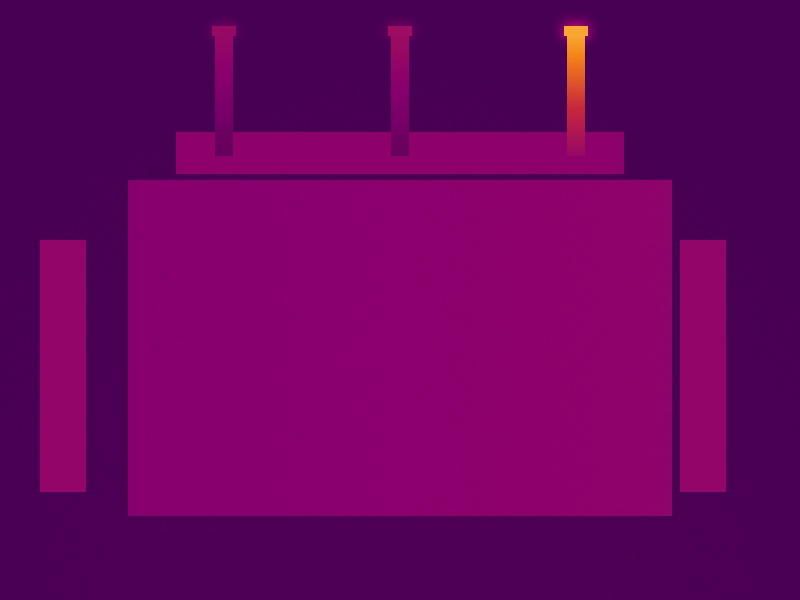
#> input picture PowerAI-Safety/data/samples/critical/critical_thermal_ironbow.jpg, 800 x 600 px
$ python -i image_processor.py   (imports and definitions only)
#> lines starting #> are read from the running program, lines starting #| are printed output that depends on the picture
"""图像预处理与标注工具。

本模块解决三类在 Windows + 中文环境下必须处理的问题：

1. **中文路径**：``cv2.imread`` 在 Windows 上使用 ANSI 代码页解析路径，
   遇到中文文件名会静默返回 None。本模块统一改用 ``np.fromfile`` +
   ``cv2.imdecode`` 读取，``cv2.imencode`` + ``tofile`` 写出。

2. **中文标注**：``cv2.putText`` 依赖 Hershey 矢量字体，无法渲染中文，
   会输出 ``????``。本模块使用 PIL + 系统中文字体绘制文字，
   找不到字体时降级为英文标签并给出提示。

3. **红外图像识别**：区分伪彩色热像图与普通可见光图，
   决定走哪条温度解析路径。
"""

from __future__ import annotations

import logging
from pathlib import Path
from typing import Iterable, List, Optional, Sequence, Tuple, Union

import cv2
import numpy as np

from backend.core.schemas import BBox, Detection

logger = logging.getLogger(__name__)

PathLike = Union[str, Path]
Color = Tuple[int, int, int]  # BGR

# ---------------------------------------------------------------------------
# 调色板与绘图样式（BGR）
# ---------------------------------------------------------------------------
PALETTE: List[Color] = [
    (0, 200, 0),      # 绿 —— 正常设备
    (0, 165, 255),    # 橙 —— 关注
    (0, 0, 220),      # 红 —— 缺陷
    (220, 0, 220),    # 品红
    (220, 180, 0),    # 青蓝
    (0, 120, 255),    # 琥珀
]

CATEGORY_COLORS: dict[str, Color] = {
    "device": (0, 200, 0),
    "defect": (0, 0, 230),
}


# ---------------------------------------------------------------------------
# 中文路径安全的读写
# ---------------------------------------------------------------------------
# [38 lines left out: functions imread_unicode, imwrite_unicode, not called in this run]


# ---------------------------------------------------------------------------
# 基础变换
# ---------------------------------------------------------------------------
def to_gray(image: np.ndarray) -> np.ndarray:
    """转为单通道灰度图。"""
    if image.ndim == 2:
        return image
    if image.shape[2] == 4:
        return cv2.cvtColor(image, cv2.COLOR_BGRA2GRAY)
    return cv2.cvtColor(image, cv2.COLOR_BGR2GRAY)


# [78 lines left out: functions ensure_bgr, to_display_uint8, resize_max_side, denoise, crop_bbox, not called in this run]


def enhance_contrast(image: np.ndarray, clip_limit: float = 2.5) -> np.ndarray:
    """CLAHE 自适应直方图均衡，用于提升暗部细节（巡检图常见背光）。"""
    gray = to_gray(image)
    clahe = cv2.createCLAHE(clipLimit=clip_limit, tileGridSize=(8, 8))
    equalized = clahe.apply(gray)
    return cv2.cvtColor(equalized, cv2.COLOR_GRAY2BGR)


# ---------------------------------------------------------------------------
# 中文文字绘制
# ---------------------------------------------------------------------------
_FONT_CANDIDATES: Sequence[str] = (
    r"C:\Windows\Fonts\msyh.ttc",      # 微软雅黑
    r"C:\Windows\Fonts\msyhl.ttc",
    r"C:\Windows\Fonts\simhei.ttf",    # 黑体
    r"C:\Windows\Fonts\simsun.ttc",    # 宋体
    "/usr/share/fonts/truetype/wqy/wqy-zenhei.ttc",
    "/System/Library/Fonts/PingFang.ttc",
)

_cached_font_path: Optional[str] = None
_font_searched = False


# [15 lines left out: function find_chinese_font, not called in this run]


_LATIN_FALLBACK: dict[str, str] = {
    "变压器": "Transformer",
    "套管": "Bushing",
    "接线端子": "Terminal",
    "储油柜": "Conservator",
    "散热器": "Radiator",
    "渗漏油": "OilLeak",
    "锈蚀": "Rust",
    "变形": "Deformation",
    "悬挂异物": "ForeignObj",
    "部件破损": "BrokenPart",
    "油污": "OilStain",
    "热点": "HotSpot",
}


def ascii_label(text: str) -> str:
    """把中文标签映射为 ASCII，供无中文字体时降级使用。"""
    return _LATIN_FALLBACK.get(text, text.encode("ascii", "replace").decode("ascii"))


# [172 lines left out: functions draw_text, draw_detections, draw_hot_regions, side_by_side, looks_like_thermal, not called in this run]


__all__ = [
    "PALETTE",
    "CATEGORY_COLORS",
    "imread_unicode",
    "imwrite_unicode",
    "to_gray",
    "ensure_bgr",
    "resize_max_side",
    "denoise",
    "crop_bbox",
    "enhance_contrast",
    "find_chinese_font",
    "draw_text",
    "draw_detections",
    "draw_hot_regions",
    "side_by_side",
    "looks_like_thermal",
    "ascii_label",
]

>>> import cv2
>>> picture = cv2.imread('../../data/samples/critical/critical_thermal_ironbow.jpg')
#> picture is the input picture: shape (600, 800, 3); mean B, G, R 95.7, 1, 106
>>> result = enhance_contrast(picture)
#> in to_gray, `return cv2.cvtColor(image, cv2.COLOR_BGR2GRAY)`:
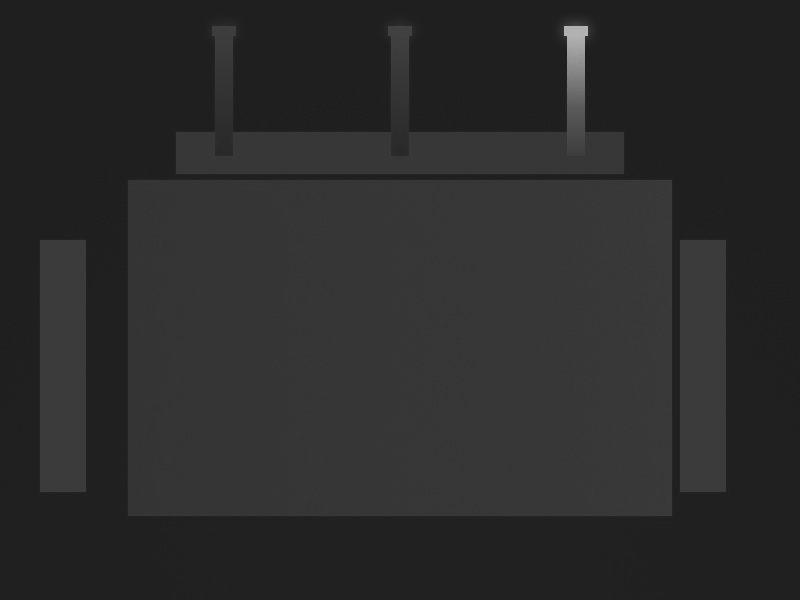
#> returned value: shape (600, 800); min 29, max 181, mean 43.1
